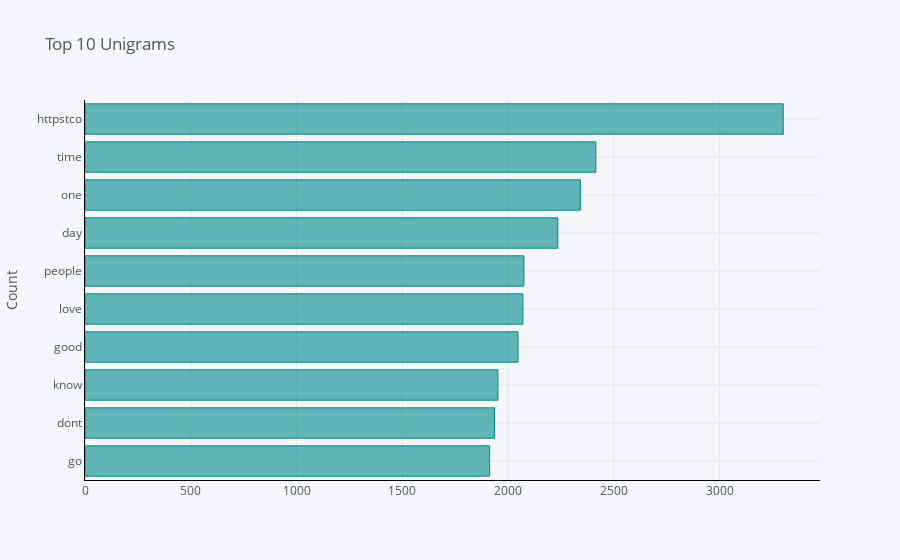

This figure's notebook cell:
### Code cell
unigrams(data,'not_cyberbullying')

### Figure 1 — Plotly figure (JSON) as saved in the notebook; plotly's stock layout.template omitted (floating-point values rounded to 4 significant figures)
{"data": [{"marker": {"color": "rgba(0, 139, 139, 0.6)", "line": {"color": "rgba(0, 139, 139, 1.0)", "width": 1}}, "name": "count", "orientation": "h", "text": "", "type": "bar", "x": [1913, 1936, 1952, 2047, 2070, 2075, 2235, 2342, 2415, 3301], "y": ["go", "dont", "know", "good", "love", "people", "day", "one", "time", "httpstco"]}], "layout": {"autosize": true, "legend": {"bgcolor": "#F5F6F9", "font": {"color": "#4D5663"}}, "paper_bgcolor": "#F5F6F9", "plot_bgcolor": "#F5F6F9", "title": {"font": {"color": "#4D5663"}, "text": "Top 10 Unigrams"}, "xaxis": {"autorange": true, "gridcolor": "#E1E5ED", "linecolor": "black", "range": [0, 3475.0], "showgrid": true, "tickfont": {"color": "#4D5663"}, "title": {"font": {"color": "#4D5663"}, "text": ""}, "type": "linear", "zerolinecolor": "#E1E5ED"}, "yaxis": {"autorange": true, "gridcolor": "#E1E5ED", "linecolor": "black", "range": [-0.5, 9.5], "showgrid": true, "tickfont": {"color": "#4D5663"}, "title": {"font": {"color": "#4D5663"}, "text": "Count"}, "type": "category", "zerolinecolor": "#E1E5ED"}}}
